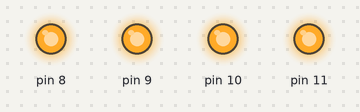
Recording of a sketch running on a simulated Arduino Uno, built with avr-gcc and run on an emulated ATmega328P. On the bench: output pins drawn as LEDs (lit = HIGH).

Above: at 0.07 s.
At 2.62 s:
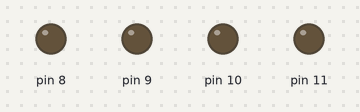
Timing chart, 0 to 3.0 s (numbered marks = the images above):
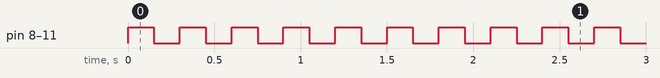

Measured:
- by itself, pin 8–11: alternates HIGH for 0.15 s and LOW for 0.15 s

The sketch:

pisca_sequencial1.ino
```cpp
void setup()
{
/*  pinMode(13,OUTPUT);
    pinMode(12,OUTPUT);
    pinMode(11, OUTPUT);
    pinMode(10, OUTPUT);
    pinMode(9, OUTPUT);
    pinMode(8, OUTPUT);
*/
DDRB = B00001111;
}

void loop()
{

  /*
    digitalWrite(11, HIGH);
    digitalWrite(10, HIGH);
    digitalWrite(9, HIGH);
    digitalWrite(8, HIGH);
  */
 PORTB = B00001111;
  delay(150);
  //digitalWrite(13,LOW);
  //digitalWrite(12,LOW);
  digitalWrite(11, LOW);
  digitalWrite(10, LOW);
  digitalWrite(9, LOW);
  digitalWrite(8, LOW);
  delay(150);
}
```
